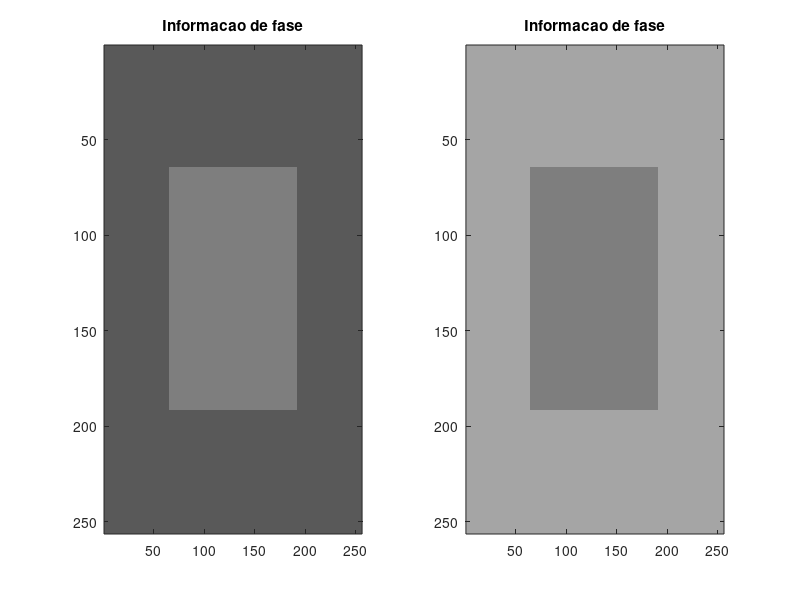

Write MATLAB code to recreate this figure.
clear all, close all
colormap(gray(256));;

for i=1:256
	for j=1:256
		if (i >64 && i<192)&&(j>64 && j<192)
			y(i,j) = 127; #cor do quadrado interno
		elseif
			y(i,j) =90; #cor do quadrado externo
		endif
		
		
	endfor	
endfor
#===================================================
for i=1:256
	for j=1:256
		if (i >64 && i<192)&&(j>64 && j<192)
			x(i,j) = 127; #cor do quadrado interno
		elseif
			x(i,j) =166;#cor do quadrado externo
		endif
		
		
	endfor	
endfor


subplot(1, 2, 1), image(y), title('Informacao de fase');
subplot(1, 2, 2), image(x), title('Informacao de fase');

